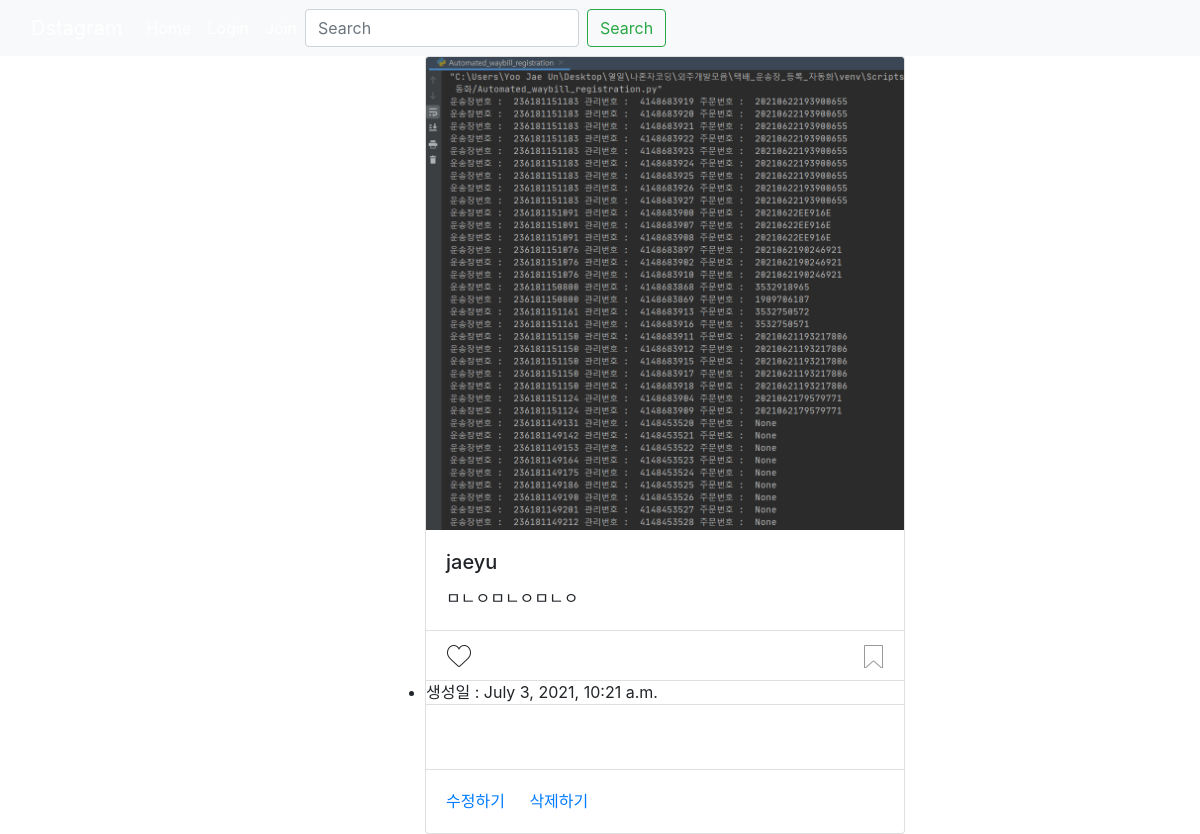
The page /detail/2/ on the database its author committed.
### photo/models.py (models this page shows, shortened)
class Photo(models.Model):
    author = models.ForeignKey(User, on_delete=models.CASCADE, related_name='user')
    text = models.TextField(blank=True)
    image = models.ImageField(upload_to='timeline_photo/%Y/%m/%d')
    created = models.DateTimeField(auto_now_add=True)
    updated = models.DateTimeField(auto_now=True)
    like = models.ManyToManyField(User, related_name='like_post', blank=True)
    saved = models.ManyToManyField(User, related_name='saved_post',blank=True)
    class Meta:
        ordering = ['-created']

### photo/views.py (the view)
# urls.py: path("detail/<int:pk>/",PhotoDetail.as_view(),name='detail'),
class PhotoDetail(DetailView):
    model = Photo
    template_name_suffix = '_detail'

### photo/templates/photo/photo_detail.html (shortened to what this page needs)
{% extends 'base.html' %}
{% block content %}
<div class="row">
    <div class="col"></div>
    <div class="col-12 col-xl-4 col-md-4">
        <div class="card" style="width: 30rem;">
            <img src=" {{ object.image.url }}" class="card-img-top" alt="...">
            <div class="card-body">
                <h5 class="card-title">{{ object.author }}</h5>
                <p class="card-text"> {{ object.text }} </p>
            </div>
            <ul class="list-group list-group-flush">
                <li class="list-group-item">
                    <a href="{% url 'photo:like' object.id %}" class="float-left btn-like {%if user in object.like.all %} active {%endif%}">좋아요!</a>
                    <a href="{% url 'photo:saved' object.id %}" class="float-right btn-saved {%if user in object.saved.all %} active {%endif%}">저장하기!</a>
                </li>
                <li class="list-group-itme">생성일 : {{ object.created }}</li>
                <li class="list-group-item">
                    {% load disqus_tags %}
                    <div class="card-body">
                    </div>
                </li>
            </ul>
            <div class="card-body">
                <a href="{% url 'photo:update' object.id %}" class="card-link">수정하기</a>
                <a href="{% url 'photo:delete' object.id %}" class="card-link">삭제하기</a>
            </div>
        </div>
    </div>
    <dic class="col"></dic>
</div>
{% endblock %}

### rows shown on the page
Photo: image (picture), author "jaeyu", text "ㅁㄴㅇㅁㄴㅇㅁㄴㅇ", created "July 3, 2021, 10:21 a.m."
